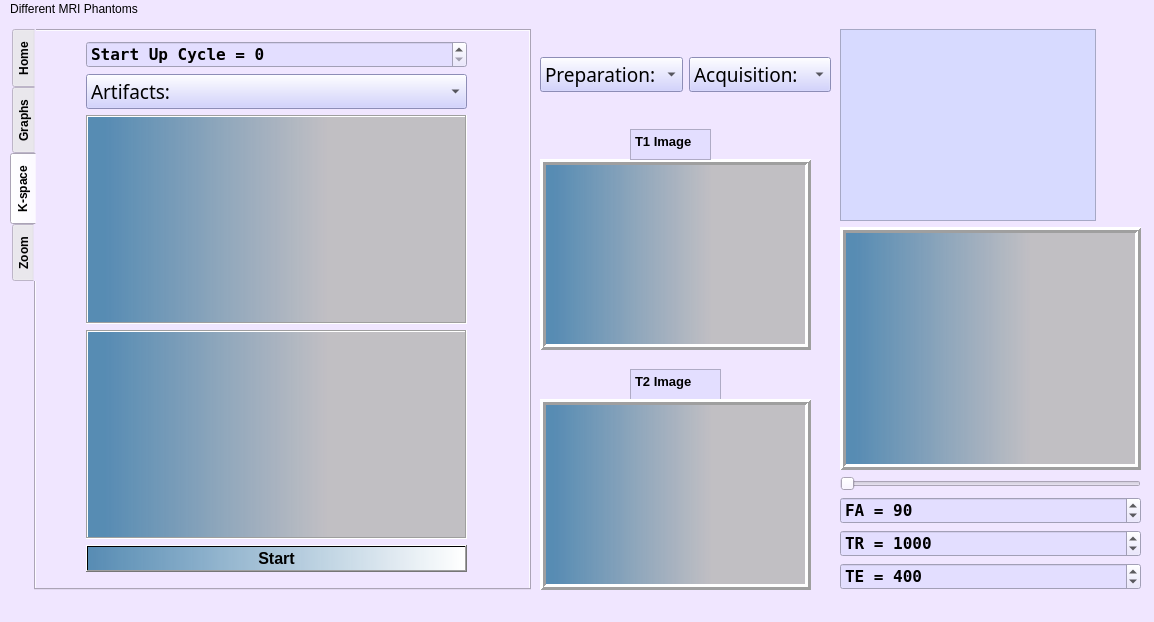
<?xml version="1.0" encoding="UTF-8"?>
<ui version="4.0">
 <class>MainWindow</class>
 <widget class="QMainWindow" name="MainWindow">
  <property name="geometry">
   <rect>
    <x>0</x>
    <y>0</y>
    <width>1154</width>
    <height>622</height>
   </rect>
  </property>
  <property name="windowTitle">
   <string>MainWindow</string>
  </property>
  <property name="styleSheet">
   <string notr="true">background-color:rgb(240, 230, 255)</string>
  </property>
  <widget class="QWidget" name="centralwidget">
   <widget class="QTabWidget" name="tabWidget">
    <property name="geometry">
     <rect>
      <x>10</x>
      <y>10</y>
      <width>521</width>
      <height>561</height>
     </rect>
    </property>
    <property name="font">
     <font>
      <pointsize>9</pointsize>
      <weight>75</weight>
      <italic>false</italic>
      <bold>true</bold>
     </font>
    </property>
    <property name="autoFillBackground">
     <bool>false</bool>
    </property>
    <property name="tabPosition">
     <enum>QTabWidget::West</enum>
    </property>
    <property name="tabShape">
     <enum>QTabWidget::Rounded</enum>
    </property>
    <property name="currentIndex">
     <number>2</number>
    </property>
    <property name="elideMode">
     <enum>Qt::ElideNone</enum>
    </property>
    <widget class="QWidget" name="tab">
     <attribute name="title">
      <string>Home</string>
     </attribute>
     <widget class="QPushButton" name="ernstAngle">
      <property name="geometry">
       <rect>
        <x>120</x>
        <y>420</y>
        <width>231</width>
        <height>41</height>
       </rect>
      </property>
      <property name="font">
       <font>
        <pointsize>13</pointsize>
        <weight>75</weight>
        <bold>true</bold>
       </font>
      </property>
      <property name="cursor">
       <cursorShape>PointingHandCursor</cursorShape>
      </property>
      <property name="styleSheet">
       <string notr="true">background-color:qlineargradient(spread:pad, x1:0, y1:0, x2:1, y2:0, stop:0 rgba(60, 124, 166, 217), stop:1 rgba(255, 255, 255, 255))</string>
      </property>
      <property name="text">
       <string>Draw Ernst Angle</string>
      </property>
      <property name="icon">
       <iconset>
        <normaloff>../../../.designer/MRIsimulation/shefaa/search-512.png</normaloff>../../../.designer/MRIsimulation/shefaa/search-512.png</iconset>
      </property>
      <property name="iconSize">
       <size>
        <width>35</width>
        <height>35</height>
       </size>
      </property>
     </widget>
     <widget class="QWidget" name="layoutWidget">
      <property name="geometry">
       <rect>
        <x>10</x>
        <y>10</y>
        <width>461</width>
        <height>101</height>
       </rect>
      </property>
      <layout class="QHBoxLayout" name="horizontalLayout_2">
       <item>
        <layout class="QVBoxLayout" name="verticalLayout_3">
         <item>
          <widget class="QComboBox" name="PhantomShape">
           <property name="sizePolicy">
            <sizepolicy hsizetype="Preferred" vsizetype="Fixed">
             <horstretch>0</horstretch>
             <verstretch>0</verstretch>
            </sizepolicy>
           </property>
           <property name="font">
            <font>
             <family>Baskerville Old Face</family>
             <pointsize>14</pointsize>
             <weight>50</weight>
             <bold>false</bold>
            </font>
           </property>
           <property name="styleSheet">
            <string notr="true">background-color:rgb(197, 197, 255)</string>
           </property>
           <item>
            <property name="text">
             <string>Phantom shape:</string>
            </property>
           </item>
           <item>
            <property name="text">
             <string>Shepp-Logan</string>
            </property>
           </item>
           <item>
            <property name="text">
             <string>Phantom 1</string>
            </property>
           </item>
           <item>
            <property name="text">
             <string>phantom 2</string>
            </property>
           </item>
          </widget>
         </item>
         <item>
          <widget class="QComboBox" name="PhantomSize">
           <property name="font">
            <font>
             <family>Baskerville Old Face</family>
             <pointsize>14</pointsize>
             <weight>50</weight>
             <bold>false</bold>
            </font>
           </property>
           <property name="styleSheet">
            <string notr="true">background-color:rgb(197, 197, 255)</string>
           </property>
           <property name="currentText">
            <string>Phantom size:</string>
           </property>
           <item>
            <property name="text">
             <string>Phantom size:</string>
            </property>
           </item>
           <item>
            <property name="text">
             <string>9</string>
            </property>
           </item>
           <item>
            <property name="text">
             <string>20</string>
            </property>
           </item>
           <item>
            <property name="text">
             <string>32</string>
            </property>
           </item>
           <item>
            <property name="text">
             <string>64</string>
            </property>
           </item>
           <item>
            <property name="text">
             <string>128</string>
            </property>
           </item>
           <item>
            <property name="text">
             <string>256</string>
            </property>
           </item>
           <item>
            <property name="text">
             <string>512</string>
            </property>
           </item>
          </widget>
         </item>
        </layout>
       </item>
       <item>
        <layout class="QVBoxLayout" name="verticalLayout_4">
         <item>
          <widget class="QPushButton" name="browse">
           <property name="font">
            <font>
             <pointsize>13</pointsize>
             <weight>75</weight>
             <bold>true</bold>
            </font>
           </property>
           <property name="cursor">
            <cursorShape>PointingHandCursor</cursorShape>
           </property>
           <property name="styleSheet">
            <string notr="true">background-color:qlineargradient(spread:pad, x1:0, y1:0, x2:1, y2:0, stop:0 rgba(60, 124, 166, 217), stop:1 rgba(255, 255, 255, 255))</string>
           </property>
           <property name="text">
            <string>Browse Phantom</string>
           </property>
           <property name="icon">
            <iconset>
             <normaloff>../../../.designer/MRIsimulation/shefaa/search-512.png</normaloff>../../../.designer/MRIsimulation/shefaa/search-512.png</iconset>
           </property>
           <property name="iconSize">
            <size>
             <width>35</width>
             <height>35</height>
            </size>
           </property>
          </widget>
         </item>
         <item>
          <widget class="QPushButton" name="createPhantom">
           <property name="font">
            <font>
             <pointsize>13</pointsize>
             <weight>75</weight>
             <bold>true</bold>
             <underline>false</underline>
             <strikeout>false</strikeout>
             <kerning>true</kerning>
            </font>
           </property>
           <property name="cursor">
            <cursorShape>PointingHandCursor</cursorShape>
           </property>
           <property name="styleSheet">
            <string notr="true">background-color:qlineargradient(spread:pad, x1:0, y1:0, x2:1, y2:0, stop:0 rgba(60, 124, 166, 217), stop:1 rgba(255, 255, 255, 255))</string>
           </property>
           <property name="text">
            <string>Create Phantom</string>
           </property>
           <property name="icon">
            <iconset>
             <normaloff>../../../.designer/MRIsimulation/shefaa/img_172965.png</normaloff>../../../.designer/MRIsimulation/shefaa/img_172965.png</iconset>
           </property>
           <property name="iconSize">
            <size>
             <width>35</width>
             <height>35</height>
            </size>
           </property>
           <property name="autoDefault">
            <bool>false</bool>
           </property>
           <property name="default">
            <bool>false</bool>
           </property>
           <property name="flat">
            <bool>false</bool>
           </property>
          </widget>
         </item>
        </layout>
       </item>
      </layout>
     </widget>
     <widget class="PlotWidget" name="AcquisionGraph">
      <property name="geometry">
       <rect>
        <x>165</x>
        <y>151</y>
        <width>311</width>
        <height>251</height>
       </rect>
      </property>
      <property name="styleSheet">
       <string notr="true">background-color:rgb(227, 222, 255)
</string>
      </property>
     </widget>
     <widget class="PlotWidget" name="preparationGraph">
      <property name="geometry">
       <rect>
        <x>10</x>
        <y>150</y>
        <width>151</width>
        <height>251</height>
       </rect>
      </property>
      <property name="styleSheet">
       <string notr="true">background-color:rgb(227, 222, 255)</string>
      </property>
     </widget>
     <widget class="QPushButton" name="maxErnstAngl">
      <property name="geometry">
       <rect>
        <x>30</x>
        <y>490</y>
        <width>231</width>
        <height>41</height>
       </rect>
      </property>
      <property name="font">
       <font>
        <pointsize>13</pointsize>
        <weight>75</weight>
        <bold>true</bold>
       </font>
      </property>
      <property name="cursor">
       <cursorShape>PointingHandCursor</cursorShape>
      </property>
      <property name="styleSheet">
       <string notr="true">background-color:qlineargradient(spread:pad, x1:0, y1:0, x2:1, y2:0, stop:0 rgba(60, 124, 166, 217), stop:1 rgba(255, 255, 255, 255))</string>
      </property>
      <property name="text">
       <string>Max Ernst Angle</string>
      </property>
      <property name="icon">
       <iconset>
        <normaloff>../../../.designer/MRIsimulation/shefaa/search-512.png</normaloff>../../../.designer/MRIsimulation/shefaa/search-512.png</iconset>
      </property>
      <property name="iconSize">
       <size>
        <width>35</width>
        <height>35</height>
       </size>
      </property>
     </widget>
     <widget class="QPlainTextEdit" name="plainTextEdit_3">
      <property name="geometry">
       <rect>
        <x>290</x>
        <y>490</y>
        <width>141</width>
        <height>41</height>
       </rect>
      </property>
      <property name="sizePolicy">
       <sizepolicy hsizetype="Fixed" vsizetype="Fixed">
        <horstretch>0</horstretch>
        <verstretch>0</verstretch>
       </sizepolicy>
      </property>
      <property name="font">
       <font>
        <pointsize>15</pointsize>
        <weight>75</weight>
        <bold>true</bold>
       </font>
      </property>
      <property name="styleSheet">
       <string notr="true">background-color:rgb(227, 222, 255)</string>
      </property>
      <property name="readOnly">
       <bool>true</bool>
      </property>
      <property name="plainText">
       <string/>
      </property>
     </widget>
    </widget>
    <widget class="QWidget" name="tab_2">
     <attribute name="title">
      <string>Graphs</string>
     </attribute>
     <layout class="QGridLayout" name="gridLayout_3">
      <item row="3" column="1">
       <widget class="PlotWidget" name="T2">
        <property name="styleSheet">
         <string notr="true">background-color:rgb(227, 222, 255)</string>
        </property>
       </widget>
      </item>
      <item row="0" column="1">
       <widget class="PlotWidget" name="T1">
        <property name="styleSheet">
         <string notr="true">background-color:rgb(227, 222, 255)</string>
        </property>
       </widget>
      </item>
      <item row="0" column="0">
       <spacer name="verticalSpacer_2">
        <property name="orientation">
         <enum>Qt::Vertical</enum>
        </property>
        <property name="sizeHint" stdset="0">
         <size>
          <width>20</width>
          <height>40</height>
         </size>
        </property>
       </spacer>
      </item>
      <item row="0" column="2">
       <spacer name="verticalSpacer">
        <property name="orientation">
         <enum>Qt::Vertical</enum>
        </property>
        <property name="sizeHint" stdset="0">
         <size>
          <width>20</width>
          <height>40</height>
         </size>
        </property>
       </spacer>
      </item>
      <item row="6" column="1" colspan="3">
       <widget class="QSpinBox" name="time_span">
        <property name="font">
         <font>
          <family>NSimSun</family>
          <pointsize>12</pointsize>
          <weight>75</weight>
          <bold>true</bold>
         </font>
        </property>
        <property name="styleSheet">
         <string notr="true">background-color:rgb(227, 222, 255)</string>
        </property>
        <property name="prefix">
         <string>t = </string>
        </property>
        <property name="maximum">
         <number>2000</number>
        </property>
        <property name="value">
         <number>1000</number>
        </property>
       </widget>
      </item>
      <item row="2" column="1">
       <spacer name="horizontalSpacer_7">
        <property name="orientation">
         <enum>Qt::Horizontal</enum>
        </property>
        <property name="sizeHint" stdset="0">
         <size>
          <width>40</width>
          <height>20</height>
         </size>
        </property>
       </spacer>
      </item>
      <item row="1" column="1">
       <spacer name="horizontalSpacer_8">
        <property name="orientation">
         <enum>Qt::Horizontal</enum>
        </property>
        <property name="sizeHint" stdset="0">
         <size>
          <width>40</width>
          <height>20</height>
         </size>
        </property>
       </spacer>
      </item>
     </layout>
    </widget>
    <widget class="QWidget" name="tab_5">
     <attribute name="title">
      <string>K-space</string>
     </attribute>
     <widget class="QWidget" name="layoutWidget">
      <property name="geometry">
       <rect>
        <x>50</x>
        <y>10</y>
        <width>381</width>
        <height>531</height>
       </rect>
      </property>
      <layout class="QVBoxLayout" name="verticalLayout">
       <item>
        <widget class="QSpinBox" name="StartUpCycle_2">
         <property name="font">
          <font>
           <family>NSimSun</family>
           <pointsize>12</pointsize>
           <weight>75</weight>
           <bold>true</bold>
          </font>
         </property>
         <property name="styleSheet">
          <string notr="true">background-color:rgb(227, 222, 255)</string>
         </property>
         <property name="prefix">
          <string>Start Up Cycle = </string>
         </property>
         <property name="maximum">
          <number>100</number>
         </property>
         <property name="value">
          <number>0</number>
         </property>
        </widget>
       </item>
       <item>
        <widget class="QComboBox" name="Artifacts">
         <property name="font">
          <font>
           <family>Baskerville Old Face</family>
           <pointsize>14</pointsize>
           <weight>50</weight>
           <bold>false</bold>
          </font>
         </property>
         <property name="styleSheet">
          <string notr="true">background-color:rgb(197, 197, 255)
</string>
         </property>
         <property name="currentText">
          <string>Artifacts:</string>
         </property>
         <item>
          <property name="text">
           <string>Artifacts:</string>
          </property>
         </item>
         <item>
          <property name="text">
           <string>Normal</string>
          </property>
         </item>
         <item>
          <property name="text">
           <string>Aliasing</string>
          </property>
         </item>
         <item>
          <property name="text">
           <string>ImproperSampling</string>
          </property>
         </item>
        </widget>
       </item>
       <item>
        <widget class="QLabel" name="label_2">
         <property name="sizePolicy">
          <sizepolicy hsizetype="Ignored" vsizetype="Ignored">
           <horstretch>0</horstretch>
           <verstretch>0</verstretch>
          </sizepolicy>
         </property>
         <property name="minimumSize">
          <size>
           <width>64</width>
           <height>64</height>
          </size>
         </property>
         <property name="styleSheet">
          <string notr="true">background-color:qlineargradient(spread:repeat, x1:0, y1:0, x2:1, y2:0, stop:0.0497512 rgba(60, 124, 166, 217), stop:0.631841 rgba(191, 189, 193, 245))</string>
         </property>
         <property name="frameShape">
          <enum>QFrame::Box</enum>
         </property>
         <property name="frameShadow">
          <enum>QFrame::Sunken</enum>
         </property>
         <property name="text">
          <string/>
         </property>
         <property name="scaledContents">
          <bool>true</bool>
         </property>
        </widget>
       </item>
       <item>
        <widget class="QLabel" name="label_3">
         <property name="sizePolicy">
          <sizepolicy hsizetype="Ignored" vsizetype="Ignored">
           <horstretch>0</horstretch>
           <verstretch>0</verstretch>
          </sizepolicy>
         </property>
         <property name="minimumSize">
          <size>
           <width>64</width>
           <height>64</height>
          </size>
         </property>
         <property name="styleSheet">
          <string notr="true">background-color:qlineargradient(spread:repeat, x1:0, y1:0, x2:1, y2:0, stop:0.0497512 rgba(60, 124, 166, 217), stop:0.631841 rgba(191, 189, 193, 245))</string>
         </property>
         <property name="frameShape">
          <enum>QFrame::Box</enum>
         </property>
         <property name="frameShadow">
          <enum>QFrame::Sunken</enum>
         </property>
         <property name="text">
          <string/>
         </property>
         <property name="scaledContents">
          <bool>true</bool>
         </property>
        </widget>
       </item>
       <item>
        <widget class="QPushButton" name="start">
         <property name="sizePolicy">
          <sizepolicy hsizetype="Preferred" vsizetype="Fixed">
           <horstretch>0</horstretch>
           <verstretch>0</verstretch>
          </sizepolicy>
         </property>
         <property name="font">
          <font>
           <pointsize>12</pointsize>
           <weight>75</weight>
           <italic>false</italic>
           <bold>true</bold>
           <strikeout>false</strikeout>
          </font>
         </property>
         <property name="styleSheet">
          <string notr="true">background-color:qlineargradient(spread:pad, x1:0, y1:0, x2:1, y2:0, stop:0 rgba(60, 124, 166, 217), stop:1 rgba(255, 255, 255, 255))</string>
         </property>
         <property name="text">
          <string>Start</string>
         </property>
        </widget>
       </item>
      </layout>
     </widget>
    </widget>
    <widget class="QWidget" name="tab_3">
     <attribute name="title">
      <string>Zoom</string>
     </attribute>
     <widget class="QWidget" name="layoutWidget">
      <property name="geometry">
       <rect>
        <x>40</x>
        <y>30</y>
        <width>421</width>
        <height>501</height>
       </rect>
      </property>
      <layout class="QVBoxLayout" name="verticalLayout_5">
       <item>
        <widget class="QComboBox" name="Zoom">
         <property name="sizePolicy">
          <sizepolicy hsizetype="Preferred" vsizetype="Fixed">
           <horstretch>0</horstretch>
           <verstretch>0</verstretch>
          </sizepolicy>
         </property>
         <property name="font">
          <font>
           <family>Baskerville Old Face</family>
           <pointsize>14</pointsize>
           <weight>50</weight>
           <bold>false</bold>
          </font>
         </property>
         <property name="styleSheet">
          <string notr="true">background-color:rgb(197, 197, 255)
</string>
         </property>
         <item>
          <property name="text">
           <string>Zoom:</string>
          </property>
         </item>
         <item>
          <property name="text">
           <string>Linked</string>
          </property>
         </item>
         <item>
          <property name="text">
           <string>NonLinked</string>
          </property>
         </item>
        </widget>
       </item>
       <item>
        <widget class="QGraphicsView" name="graphicsView_Image">
         <property name="styleSheet">
          <string notr="true">background-color:qlineargradient(spread:repeat, x1:0, y1:0, x2:1, y2:0, stop:0.0497512 rgba(60, 124, 166, 217), stop:0.631841 rgba(191, 189, 193, 245))</string>
         </property>
        </widget>
       </item>
       <item>
        <widget class="QGraphicsView" name="graphicsView_Phantom">
         <property name="styleSheet">
          <string notr="true">background-color:qlineargradient(spread:repeat, x1:0, y1:0, x2:1, y2:0, stop:0.0497512 rgba(60, 124, 166, 217), stop:0.631841 rgba(191, 189, 193, 245))</string>
         </property>
        </widget>
       </item>
      </layout>
     </widget>
    </widget>
   </widget>
   <widget class="QWidget" name="layoutWidget">
    <property name="geometry">
     <rect>
      <x>0</x>
      <y>0</y>
      <width>2</width>
      <height>2</height>
     </rect>
    </property>
    <layout class="QVBoxLayout" name="verticalLayout_7"/>
   </widget>
   <widget class="QWidget" name="layoutWidget">
    <property name="geometry">
     <rect>
      <x>0</x>
      <y>0</y>
      <width>2</width>
      <height>2</height>
     </rect>
    </property>
    <layout class="QGridLayout" name="gridLayout_2"/>
   </widget>
   <widget class="QLabel" name="labelT1">
    <property name="geometry">
     <rect>
      <x>540</x>
      <y>140</y>
      <width>271</width>
      <height>191</height>
     </rect>
    </property>
    <property name="sizePolicy">
     <sizepolicy hsizetype="Ignored" vsizetype="Ignored">
      <horstretch>0</horstretch>
      <verstretch>0</verstretch>
     </sizepolicy>
    </property>
    <property name="cursor">
     <cursorShape>CrossCursor</cursorShape>
    </property>
    <property name="styleSheet">
     <string notr="true">background-color:qlineargradient(spread:repeat, x1:0, y1:0, x2:1, y2:0, stop:0.0497512 rgba(60, 124, 166, 217), stop:0.631841 rgba(191, 189, 193, 245))</string>
    </property>
    <property name="frameShape">
     <enum>QFrame::Box</enum>
    </property>
    <property name="frameShadow">
     <enum>QFrame::Raised</enum>
    </property>
    <property name="lineWidth">
     <number>3</number>
    </property>
    <property name="midLineWidth">
     <number>0</number>
    </property>
    <property name="text">
     <string/>
    </property>
    <property name="textFormat">
     <enum>Qt::AutoText</enum>
    </property>
    <property name="scaledContents">
     <bool>true</bool>
    </property>
   </widget>
   <widget class="QPlainTextEdit" name="plainTextEdit_2">
    <property name="geometry">
     <rect>
      <x>630</x>
      <y>350</y>
      <width>91</width>
      <height>31</height>
     </rect>
    </property>
    <property name="sizePolicy">
     <sizepolicy hsizetype="Fixed" vsizetype="Fixed">
      <horstretch>0</horstretch>
      <verstretch>0</verstretch>
     </sizepolicy>
    </property>
    <property name="font">
     <font>
      <pointsize>10</pointsize>
      <weight>75</weight>
      <bold>true</bold>
     </font>
    </property>
    <property name="styleSheet">
     <string notr="true">background-color:rgb(227, 222, 255)</string>
    </property>
    <property name="plainText">
     <string>T2 Image</string>
    </property>
   </widget>
   <widget class="QLabel" name="LabelT2">
    <property name="geometry">
     <rect>
      <x>540</x>
      <y>380</y>
      <width>271</width>
      <height>191</height>
     </rect>
    </property>
    <property name="sizePolicy">
     <sizepolicy hsizetype="Ignored" vsizetype="Ignored">
      <horstretch>0</horstretch>
      <verstretch>0</verstretch>
     </sizepolicy>
    </property>
    <property name="cursor">
     <cursorShape>CrossCursor</cursorShape>
    </property>
    <property name="styleSheet">
     <string notr="true">background-color:qlineargradient(spread:repeat, x1:0, y1:0, x2:1, y2:0, stop:0.0497512 rgba(60, 124, 166, 217), stop:0.631841 rgba(191, 189, 193, 245))</string>
    </property>
    <property name="frameShape">
     <enum>QFrame::Box</enum>
    </property>
    <property name="frameShadow">
     <enum>QFrame::Raised</enum>
    </property>
    <property name="lineWidth">
     <number>3</number>
    </property>
    <property name="midLineWidth">
     <number>0</number>
    </property>
    <property name="text">
     <string/>
    </property>
    <property name="textFormat">
     <enum>Qt::AutoText</enum>
    </property>
    <property name="scaledContents">
     <bool>true</bool>
    </property>
   </widget>
   <widget class="QPlainTextEdit" name="plainTextEdit1">
    <property name="geometry">
     <rect>
      <x>630</x>
      <y>110</y>
      <width>81</width>
      <height>31</height>
     </rect>
    </property>
    <property name="sizePolicy">
     <sizepolicy hsizetype="Fixed" vsizetype="Fixed">
      <horstretch>0</horstretch>
      <verstretch>0</verstretch>
     </sizepolicy>
    </property>
    <property name="font">
     <font>
      <pointsize>10</pointsize>
      <weight>75</weight>
      <bold>true</bold>
     </font>
    </property>
    <property name="styleSheet">
     <string notr="true">background-color:rgb(227, 222, 255)</string>
    </property>
    <property name="plainText">
     <string>T1 Image</string>
    </property>
   </widget>
   <widget class="QWidget" name="layoutWidget">
    <property name="geometry">
     <rect>
      <x>540</x>
      <y>10</y>
      <width>291</width>
      <height>91</height>
     </rect>
    </property>
    <layout class="QHBoxLayout" name="horizontalLayout">
     <item>
      <widget class="QComboBox" name="Preb">
       <property name="font">
        <font>
         <family>Baskerville Old Face</family>
         <pointsize>14</pointsize>
         <weight>50</weight>
         <bold>false</bold>
        </font>
       </property>
       <property name="styleSheet">
        <string notr="true">background-color:rgb(197, 197, 255)</string>
       </property>
       <property name="currentText">
        <string>Preparation:</string>
       </property>
       <item>
        <property name="text">
         <string>Preparation:</string>
        </property>
       </item>
       <item>
        <property name="text">
         <string>NoPreb</string>
        </property>
       </item>
       <item>
        <property name="text">
         <string>T1IR</string>
        </property>
       </item>
       <item>
        <property name="text">
         <string>T2Preb</string>
        </property>
       </item>
       <item>
        <property name="text">
         <string>Tagging</string>
        </property>
       </item>
      </widget>
     </item>
     <item>
      <widget class="QComboBox" name="aquise">
       <property name="font">
        <font>
         <family>Baskerville Old Face</family>
         <pointsize>14</pointsize>
         <weight>50</weight>
         <bold>false</bold>
        </font>
       </property>
       <property name="styleSheet">
        <string notr="true">background-color:rgb(197, 197, 255)</string>
       </property>
       <property name="currentText">
        <string>Acquisition:</string>
       </property>
       <item>
        <property name="text">
         <string>Acquisition:</string>
        </property>
       </item>
       <item>
        <property name="text">
         <string>SSFP</string>
        </property>
       </item>
       <item>
        <property name="text">
         <string>SpinEcho</string>
        </property>
       </item>
       <item>
        <property name="text">
         <string>GRE</string>
        </property>
       </item>
       <item>
        <property name="text">
         <string/>
        </property>
       </item>
      </widget>
     </item>
    </layout>
   </widget>
   <widget class="QWidget" name="layoutWidget">
    <property name="geometry">
     <rect>
      <x>840</x>
      <y>10</y>
      <width>301</width>
      <height>561</height>
     </rect>
    </property>
    <layout class="QVBoxLayout" name="verticalLayout_2">
     <item>
      <widget class="QPlainTextEdit" name="plainTextEdit">
       <property name="sizePolicy">
        <sizepolicy hsizetype="Fixed" vsizetype="Fixed">
         <horstretch>0</horstretch>
         <verstretch>0</verstretch>
        </sizepolicy>
       </property>
       <property name="font">
        <font>
         <pointsize>15</pointsize>
         <weight>75</weight>
         <bold>true</bold>
        </font>
       </property>
       <property name="styleSheet">
        <string notr="true">background-color:
rgb(215, 218, 255)</string>
       </property>
       <property name="readOnly">
        <bool>true</bool>
       </property>
       <property name="plainText">
        <string/>
       </property>
      </widget>
     </item>
     <item>
      <widget class="QLabel" name="label">
       <property name="sizePolicy">
        <sizepolicy hsizetype="Ignored" vsizetype="Ignored">
         <horstretch>0</horstretch>
         <verstretch>0</verstretch>
        </sizepolicy>
       </property>
       <property name="cursor">
        <cursorShape>CrossCursor</cursorShape>
       </property>
       <property name="styleSheet">
        <string notr="true">background-color:qlineargradient(spread:repeat, x1:0, y1:0, x2:1, y2:0, stop:0.0497512 rgba(60, 124, 166, 217), stop:0.631841 rgba(191, 189, 193, 245))</string>
       </property>
       <property name="frameShape">
        <enum>QFrame::Box</enum>
       </property>
       <property name="frameShadow">
        <enum>QFrame::Raised</enum>
       </property>
       <property name="lineWidth">
        <number>3</number>
       </property>
       <property name="midLineWidth">
        <number>0</number>
       </property>
       <property name="text">
        <string/>
       </property>
       <property name="textFormat">
        <enum>Qt::AutoText</enum>
       </property>
       <property name="scaledContents">
        <bool>true</bool>
       </property>
      </widget>
     </item>
     <item>
      <widget class="QSlider" name="horizontalSlider">
       <property name="orientation">
        <enum>Qt::Horizontal</enum>
       </property>
      </widget>
     </item>
     <item>
      <widget class="QSpinBox" name="FA">
       <property name="font">
        <font>
         <family>NSimSun</family>
         <pointsize>12</pointsize>
         <weight>75</weight>
         <bold>true</bold>
        </font>
       </property>
       <property name="styleSheet">
        <string notr="true">background-color:rgb(227, 222, 255)</string>
       </property>
       <property name="prefix">
        <string>FA = </string>
       </property>
       <property name="maximum">
        <number>360</number>
       </property>
       <property name="singleStep">
        <number>0</number>
       </property>
       <property name="value">
        <number>90</number>
       </property>
      </widget>
     </item>
     <item>
      <widget class="QSpinBox" name="TR">
       <property name="font">
        <font>
         <family>NSimSun</family>
         <pointsize>12</pointsize>
         <weight>75</weight>
         <bold>true</bold>
        </font>
       </property>
       <property name="styleSheet">
        <string notr="true">background-color:rgb(227, 222, 255)</string>
       </property>
       <property name="inputMethodHints">
        <set>Qt::ImhDigitsOnly</set>
       </property>
       <property name="prefix">
        <string>TR = </string>
       </property>
       <property name="maximum">
        <number>20000</number>
       </property>
       <property name="singleStep">
        <number>0</number>
       </property>
       <property name="value">
        <number>1000</number>
       </property>
       <property name="displayIntegerBase">
        <number>10</number>
       </property>
      </widget>
     </item>
     <item>
      <widget class="QSpinBox" name="TE">
       <property name="font">
        <font>
         <family>NSimSun</family>
         <pointsize>12</pointsize>
         <weight>75</weight>
         <bold>true</bold>
        </font>
       </property>
       <property name="styleSheet">
        <string notr="true">background-color:rgb(227, 222, 255)</string>
       </property>
       <property name="suffix">
        <string/>
       </property>
       <property name="prefix">
        <string>TE = </string>
       </property>
       <property name="maximum">
        <number>2000</number>
       </property>
       <property name="singleStep">
        <number>0</number>
       </property>
       <property name="value">
        <number>400</number>
       </property>
      </widget>
     </item>
    </layout>
   </widget>
  </widget>
  <widget class="QMenuBar" name="menubar">
   <property name="geometry">
    <rect>
     <x>0</x>
     <y>0</y>
     <width>1154</width>
     <height>20</height>
    </rect>
   </property>
   <widget class="QMenu" name="menuShepp_Logan_phantom_and_features">
    <property name="tearOffEnabled">
     <bool>false</bool>
    </property>
    <property name="title">
     <string>Different MRI Phantoms</string>
    </property>
    <property name="separatorsCollapsible">
     <bool>false</bool>
    </property>
    <property name="toolTipsVisible">
     <bool>false</bool>
    </property>
   </widget>
   <addaction name="menuShepp_Logan_phantom_and_features"/>
  </widget>
  <widget class="QStatusBar" name="statusbar"/>
 </widget>
 <customwidgets>
  <customwidget>
   <class>PlotWidget</class>
   <extends>QGraphicsView</extends>
   <header>pyqtgraph</header>
  </customwidget>
 </customwidgets>
 <resources/>
 <connections/>
</ui>
